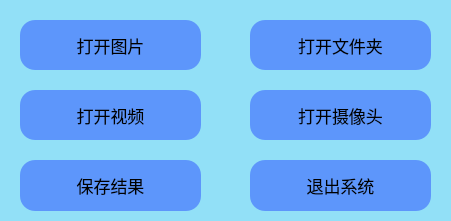
   <widget class="QFrame" name="frame_13">
    <property name="geometry">
     <rect>
      <x>10</x>
      <y>690</y>
      <width>451</width>
      <height>221</height>
     </rect>
    </property>
    <property name="styleSheet">
     <string notr="true">background-color: rgba(146,224,247);
border-radius: 15px;
</string>
    </property>
    <property name="frameShape">
     <enum>QFrame::StyledPanel</enum>
    </property>
    <property name="frameShadow">
     <enum>QFrame::Raised</enum>
    </property>
    <widget class="QPushButton" name="PicBtn">
     <property name="geometry">
      <rect>
       <x>20</x>
       <y>20</y>
       <width>181</width>
       <height>50</height>
      </rect>
     </property>
     <property name="font">
      <font>
       <family>微软雅黑</family>
       <pointsize>13</pointsize>
      </font>
     </property>
     <property name="styleSheet">
      <string notr="true">background-color: rgba(93,150,251);
border-radius: 15px;
</string>
     </property>
     <property name="text">
      <string>打开图片</string>
     </property>
     <property name="icon">
      <iconset>
       <activeon>:/icons/ui_imgs/icons/img.png</activeon>
      </iconset>
     </property>
     <property name="iconSize">
      <size>
       <width>40</width>
       <height>40</height>
      </size>
     </property>
    </widget>
    <widget class="QPushButton" name="FilesBtn">
     <property name="geometry">
      <rect>
       <x>250</x>
       <y>20</y>
       <width>181</width>
       <height>50</height>
      </rect>
     </property>
     <property name="font">
      <font>
       <family>微软雅黑</family>
       <pointsize>13</pointsize>
      </font>
     </property>
     <property name="styleSheet">
      <string notr="true">background-color: rgba(93,150,251);
border-radius: 15px;
</string>
     </property>
     <property name="text">
      <string>打开文件夹</string>
     </property>
     <property name="icon">
      <iconset resource="ui_sources.qrc">
       <normaloff>:/icons/ui_imgs/icons/folder.png</normaloff>:/icons/ui_imgs/icons/folder.png</iconset>
     </property>
     <property name="iconSize">
      <size>
       <width>40</width>
       <height>40</height>
      </size>
     </property>
    </widget>
    <widget class="QPushButton" name="VideoBtn">
     <property name="geometry">
      <rect>
       <x>20</x>
       <y>90</y>
       <width>181</width>
       <height>50</height>
      </rect>
     </property>
     <property name="font">
      <font>
       <family>微软雅黑</family>
       <pointsize>13</pointsize>
      </font>
     </property>
     <property name="styleSheet">
      <string notr="true">background-color: rgba(93,150,251);
border-radius: 15px;
</string>
     </property>
     <property name="text">
      <string>打开视频</string>
     </property>
     <property name="icon">
      <iconset>
       <activeon>:/icons/ui_imgs/icons/video.png</activeon>
      </iconset>
     </property>
     <property name="iconSize">
      <size>
       <width>40</width>
       <height>40</height>
      </size>
     </property>
    </widget>
    <widget class="QPushButton" name="CapBtn">
     <property name="geometry">
      <rect>
       <x>250</x>
       <y>90</y>
       <width>181</width>
       <height>50</height>
      </rect>
     </property>
     <property name="font">
      <font>
       <family>微软雅黑</family>
       <pointsize>13</pointsize>
      </font>
     </property>
     <property name="styleSheet">
      <string notr="true">background-color: rgba(93,150,251);
border-radius: 15px;
</string>
     </property>
     <property name="text">
      <string>打开摄像头</string>
     </property>
     <property name="icon">
      <iconset>
       <activeon>:/icons/ui_imgs/icons/camera.png</activeon>
      </iconset>
     </property>
     <property name="iconSize">
      <size>
       <width>40</width>
       <height>40</height>
      </size>
     </property>
    </widget>
    <widget class="QPushButton" name="SaveBtn">
     <property name="geometry">
      <rect>
       <x>20</x>
       <y>160</y>
       <width>181</width>
       <height>51</height>
      </rect>
     </property>
     <property name="font">
      <font>
       <family>微软雅黑</family>
       <pointsize>13</pointsize>
      </font>
     </property>
     <property name="styleSheet">
      <string notr="true">background-color: rgba(93,150,251);
border-radius: 15px;
</string>
     </property>
     <property name="text">
      <string>保存结果</string>
     </property>
     <property name="icon">
      <iconset resource="ui_sources.qrc">
       <normaloff>:/icons/ui_imgs/icons/保存.png</normaloff>:/icons/ui_imgs/icons/保存.png</iconset>
     </property>
     <property name="iconSize">
      <size>
       <width>30</width>
       <height>30</height>
      </size>
     </property>
    </widget>
    <widget class="QPushButton" name="ExitBtn">
     <property name="geometry">
      <rect>
       <x>250</x>
       <y>160</y>
       <width>181</width>
       <height>51</height>
      </rect>
     </property>
     <property name="font">
      <font>
       <family>微软雅黑</family>
       <pointsize>13</pointsize>
      </font>
     </property>
     <property name="styleSheet">
      <string notr="true">background-color: rgba(93,150,251);
border-radius: 15px;
</string>
     </property>
     <property name="text">
      <string>退出系统</string>
     </property>
     <property name="icon">
      <iconset resource="ui_sources.qrc">
       <normaloff>:/icons/ui_imgs/icons/退出.png</normaloff>:/icons/ui_imgs/icons/退出.png</iconset>
     </property>
     <property name="iconSize">
      <size>
       <width>30</width>
       <height>30</height>
      </size>
     </property>
    </widget>
   </widget>
